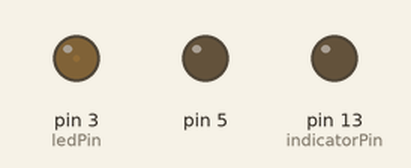
This sketch was run on a simulated Arduino Uno, built with avr-gcc and run on an emulated ATmega328P. On the bench: output pins drawn as LEDs (lit = HIGH).

Above: at 0.05 s.
At 2.4 s:
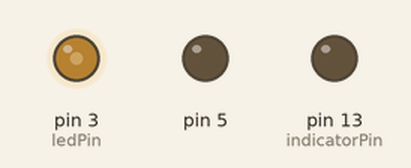
At 4.75 s:
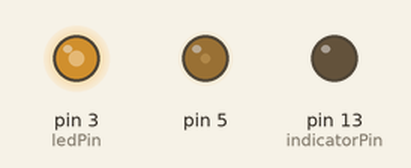
At 9.5 s:
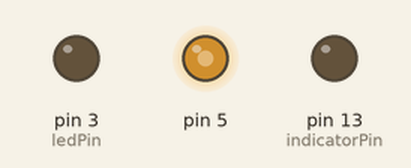
Timing chart, 0 to 13.0 s (numbered marks = the images above):
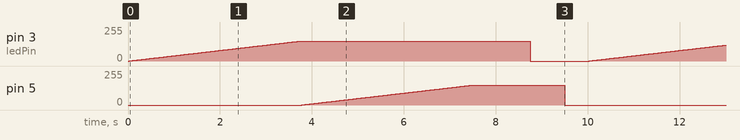

The sketch:

CabinetLightController.ino
```cpp
#include "CabinetCellLight.h"

CabinetCellLight light3(3);
CabinetCellLight light5(5);

const int fadeSpeed = 150;
// constants won't change. They're used here to
// set pin numbers:
const int buttonPin = 4;     // the number of the pushbutton pin
const int ledPin =  3;      // the number of the LED pin
const int indicatorPin =  13;      // the number of the LED pin

// variables will change:
int buttonState = 0;         // variable for reading the pushbutton status
boolean isOn = false;
void setup() {
  // initialize the LED pin as an output:
//  pinMode(ledPin, OUTPUT);
  pinMode(indicatorPin, OUTPUT);

  // initialize the pushbutton pin as an input:
//  pinMode(buttonPin, INPUT);
}

void loop(){
  light3.fadeIn();
  light5.fadeIn();
  delay(500);
  light3.fadeOut();
  light5.fadeOut();
  delay(500);
  if(true) {
  return;
  }
  // read the state of the pushbutton value:
  buttonState = digitalRead(buttonPin);

  // check if the pushbutton is pressed.
  // if it is, the buttonState is HIGH:
  if (buttonState == HIGH && !isOn) {
    digitalWrite(indicatorPin, HIGH);
//    digitalWrite(ledPin, HIGH);
    fadeIn();
    isOn = true;
  }
  else if(buttonState == LOW && isOn) {
    digitalWrite(indicatorPin, LOW);
//    digitalWrite(ledPin, LOW);
    fadeOut();
    isOn = false;
  }
}

/*
const int lightSwitchPin = 5;
// Pump Settings

const int pumpFwdDirectionPin = 8;
const int pumpBwdDirectionPin = 11;
const int pumpSpeedPin = 9;
const int pumpSpeed = 255;
boolean isDoorOpen = false;

void setup() {
  Serial.begin(9600);
  init(pumpFwdDirectionPin);
  init(pumpBwdDirectionPin);
  init(pumpSpeedPin);
  pinMode(lightSwitchPin,OUTPUT);
  off(pumpFwdDirectionPin);
  on(pumpBwdDirectionPin);
}

void loop() {
  int isOn = digitalRead(lightSwitchPin);
  Serial.println(isOn);
  if(isOn==1 && !isDoorOpen){
    isDoorOpen = true;
    fadeIn();
  }else if(isOn==0 && isDoorOpen){
    isDoorOpen = false;
    fadeOut();
  }
}
*/
void fadeIn(){
  for(int i=0; i<fadeSpeed; i++){
    analogWrite(ledPin, i);
    delay(25);
  }
}

void fadeOut(){
  for(int i=fadeSpeed-1; i>=0; i--){
    analogWrite(ledPin, i);
    delay(5);
  }
}

void on(int pin){
  digitalWrite(pin,HIGH);
}

void off(int pin){
  digitalWrite(pin,LOW);
}

void init(int pin){
  pinMode(pin,OUTPUT);
}
```

CabinetCellLight.cpp
```cpp
#include "Arduino.h"
#include "CabinetCellLight.h"

CabinetCellLight::CabinetCellLight(int pin)
{
  pinMode(pin, OUTPUT);
  _pin = pin;
  _fadeSpeed = 150;
}

void CabinetCellLight::fadeOut()
{
  for(int i=_fadeSpeed-1; i>=0; i--){
    analogWrite(_pin, i);
    delay(5);
  }
}

void CabinetCellLight::fadeIn()
{
  for(int i=0; i<_fadeSpeed; i++){
    analogWrite(_pin, i);
    delay(25);
  }
}
```

CabinetCellLight.h
```cpp
#ifndef CabinetCellLight_h
#define CabinetCellLight_h

#include "Arduino.h"

class CabinetCellLight
{
  public:
    CabinetCellLight(int pin);
    void fadeIn();
    void fadeOut();
  private:
    int _pin;
    int _fadeSpeed;

};

#endif
```

sCabinetLightController.c
```cpp
/*********************************************************************
	SYSTEM CabinetLightController
	IMPLEMENTATION Arduino
	Module for CIP SHELL sCabinetLightController
	Filename: sCabinetLightController.c
	generated by CIP Tool(R) Version 4.41.00
		July 1, 2013  12:00:06 am
	activated code options:
		'unsigned char' for 'enum'
		C-code
*********************************************************************/

/* Include Files */

#include "sCabinetLightController.h"

/* Input Interface */

struct tIN_ IN_;

/* Output Interface */

struct tOUT_ OUT_;

/* Trigger Interface  */

struct tTRG_ TRG_;

/*********************************************************************
	End of Module for CIP SHELL sCabinetLightController
*********************************************************************/
```

sCabinetLightController.h
```cpp
/*********************************************************************
	SYSTEM CabinetLightController
	IMPLEMENTATION Arduino
	Header File for CIP SHELL sCabinetLightController
	Filename: sCabinetLightController.h
	generated by CIP Tool(R) Version 4.41.00
		July 1, 2013  12:00:06 am
	activated code options:
		'unsigned char' for 'enum'
		C-code
*********************************************************************/

#ifndef _SHEADER
#define _SHEADER

/* Code Option Constants */

#ifdef _EINPUT__
	#undef _EINPUT__
#endif

/* Channel Enumerations */

#define C_LeftDoorStateChange 1
#define C_LightStateChange 2
#define C_RightDoorStateChange 3

/* MESSAGE Enumeration of CHANNEL LeftDoorStateChange */

#define C1_ 0
#define C1_CLOSED 2
#define C1_OPEN 1

/* MESSAGE Enumeration of CHANNEL LightStateChange */

#define C2_ 0
#define C2_FADE_IN 1
#define C2_FADE_OUT 2

/* MESSAGE Enumeration of CHANNEL RightDoorStateChange */

#define C3_ 0
#define C3_CLOSED 2
#define C3_OPEN 1

/* Input Interface Type */

struct tIN_
{
	void (*LeftDoorStateChange) (unsigned char);
	void (*RightDoorStateChange) (unsigned char);
};

/* Output Interface Type */

struct tOUT_
{
	void (*LightStateChange) (unsigned char);
};

/* Trigger Interface Type */

struct tTRG_
{
	void (*TICK_) (void);		/* increment CIP MACHINE time */
	void (*STEP_) (void);		/* trigger CIP MACHINE transition */
	void (*CHAIN_) (void);		/* trigger pending chain CIP MACHINE transition */
	void (*TIMEUP_) (void);		/* trigger pending timeup CIP MACHINE transition */
	void (*READ_) (void);		/* trigger CIP MACHINE to read from internal message buffer */
	void (*AUTO_) (void);		/* trigger pending auto CIP MACHINE transition */
};

/* External Interface Declarations */

extern struct tIN_ IN_;		/* Input Channel Interface defined in sCabinetLightController.c */
extern struct tOUT_ OUT_;		/* Output Channel Interface defined in sCabinetLightController.c */
extern struct tTRG_ TRG_;		/* Trigger Interface defined in sCabinetLightController.c */

/* Unit Initialization Function, defined in mCabinetLightController.c
	called by User to initialize CIP Machine
		returning 1 if successful
		returning 0 if failed */

int fINIT_(void);

/* User defined Initialization Function for CIP Shell Interface Initialization
	called by Unit Initialization Function */

void iCHAN_(void);


#endif

/*********************************************************************
	End of CIP UNIT Header File for CIP SHELL sCabinetLightController
*********************************************************************/
```

Measured:
- by itself, pin 3 (ledPin), pin 5: ramps from 0/255 to 149/255 and jumps back, once every 10.0 s
